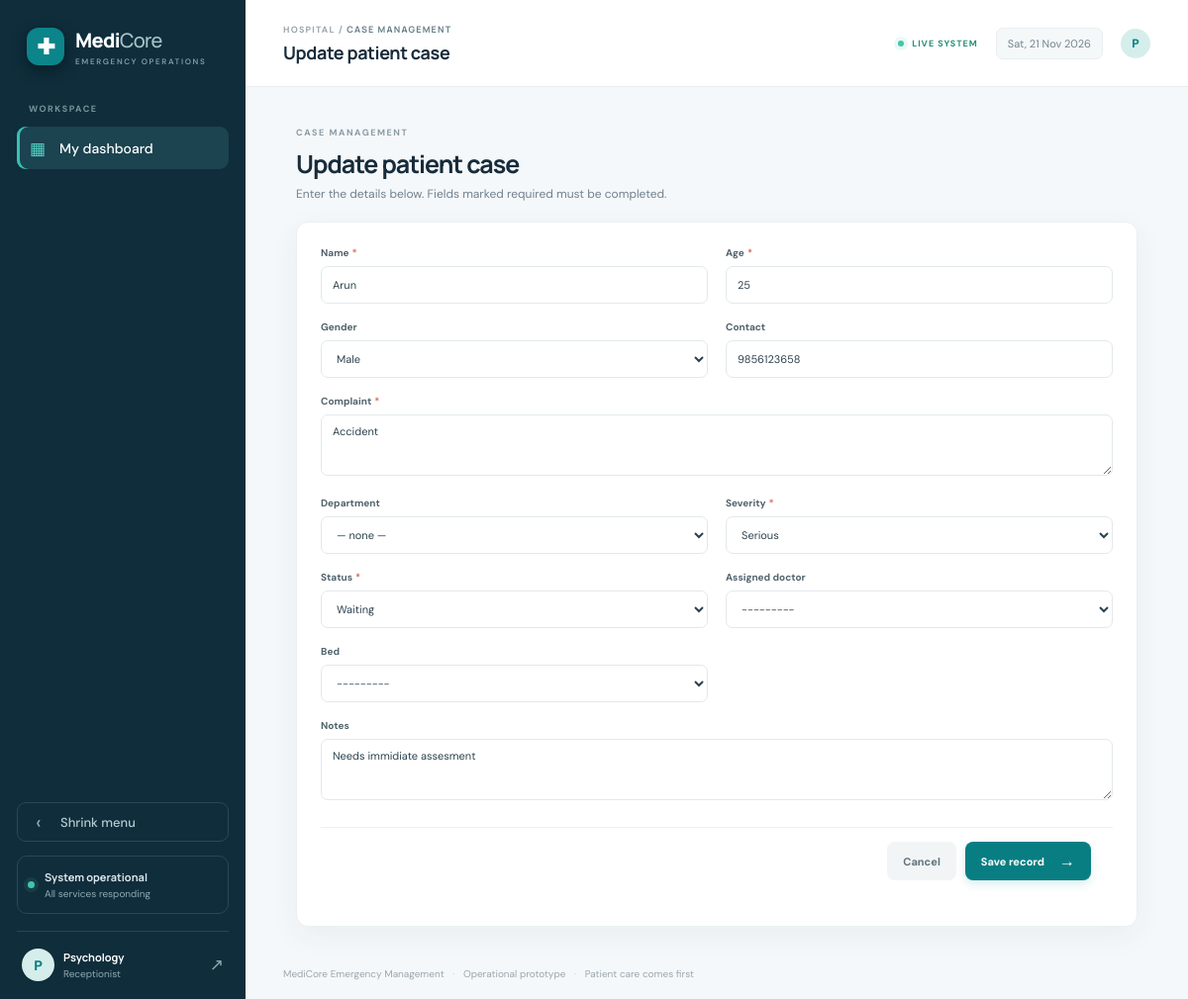
The app's page /staff/patients/15/edit/ (signed in) with its own data.
### core/models.py (models this page shows, shortened)
class StaffProfile(models.Model):
    ROLE_CHOICES = [(x, x) for x in ["Admin", "Doctor", "Nurse", "Triage Staff", "Receptionist", "Front Desk", "Pharmacist", "Lab Technician", "Booking Clerk"]]
    STATUS_CHOICES = [("Available", "Available"), ("Busy", "Busy"), ("Off Duty", "Off Duty")]
    user = models.OneToOneField(User, on_delete=models.CASCADE, null=True, blank=True)
    full_name = models.CharField(max_length=120)
    role = models.CharField(max_length=20, choices=ROLE_CHOICES)
    department = models.CharField(max_length=100, blank=True)
    phone = models.CharField(max_length=25, blank=True)
    status = models.CharField(max_length=15, choices=STATUS_CHOICES, default="Available")
    shift_start = models.TimeField(null=True, blank=True)
    shift_end = models.TimeField(null=True, blank=True)
    on_leave = models.BooleanField(default=False)
    leave_note = models.CharField(max_length=150, blank=True)
    counter = models.CharField(max_length=40, blank=True)   # desk / counter they work at
    skills = models.CharField(max_length=300, blank=True)   # comma separated skills / specialities

class Patient(models.Model):
    SEVERITY = [("Critical", "Critical"), ("Serious", "Serious"), ("Stable", "Stable"), ("Not triaged", "Not triaged")]
    STATUS = [("Waiting", "Waiting"), ("In Treatment", "In Treatment"), ("Admitted", "Admitted"), ("Discharged", "Discharged")]
    name = models.CharField(max_length=120)
    age = models.PositiveSmallIntegerField()
    gender = models.CharField(max_length=20, blank=True)
    contact = models.CharField(max_length=25, blank=True)
    complaint = models.TextField()
    department = models.CharField(max_length=100, blank=True)   # department the patient belongs to
    arrival_time = models.DateTimeField(auto_now_add=True)
    severity = models.CharField(max_length=20, choices=SEVERITY, default="Not triaged")
    status = models.CharField(max_length=20, choices=STATUS, default="Waiting")
    assigned_doctor = models.ForeignKey(StaffProfile, null=True, blank=True, on_delete=models.SET_NULL, related_name="patients")
    bed = models.ForeignKey("Bed", null=True, blank=True, on_delete=models.SET_NULL, related_name="patients")
    notes = models.TextField(blank=True)

### core/views.py (the view, shortened to what this page needs)
# urls.py: path("staff/patients/<int:pk>/edit/", views.staff_patient_edit, name="staff_patient_edit"),
@staff_required
def staff_patient_edit(request, pk):
    patient = get_object_or_404(Patient, pk=pk)
    form_class = staff_patient_form(request.user.staffprofile.role, False)
    if form_class is None:
        messages.error(request, "Your role cannot update patient cases.")
        return redirect("staff_dashboard")
    form = form_class(request.POST or None, instance=patient)
    _limit_doctors_to_department(form, request.user.staffprofile)
    return render(request, "core/form.html", {"form": form, "heading": "Update patient case", "eyebrow": "CASE MANAGEMENT"})

### core/context.py (called while the page is built)
def asset_version(request):
    newest = 0
    for rel in ("css/app.css", "js/app.js"):
        try:
            newest = max(newest, int(os.path.getmtime(os.path.join(settings.BASE_DIR, "static", rel))))
        except OSError:
            pass
    return {"asset_version": newest}

def notifications(request):
    n = 0
    user = request.user
    if user.is_authenticated:
        from .permissions import role_of
        from .models import Medicine, LabTest, Referral, SupplyRequest
        role = role_of(user)
        if role == "pharmacist":
            n = Medicine.objects.filter(status="Prescribed").count()
        elif role == "lab":
            n = LabTest.objects.filter(status="Requested").count()
        elif role == "department":
            n = Referral.objects.filter(to_department=user.department_account.name, status="Pending").count()
        elif role == "admin":
            n = SupplyRequest.objects.filter(status="Requested").count()
    return {"badge_new": n}

### core/forms.py (called while the page is built)
def staff_patient_form(role, creating):
    fields = STAFF_PATIENT_FIELDS.get((role, creating))
    if fields is None:
        return None
    return forms.modelform_factory(Patient, form=PatientForm, fields=fields)

### core/permissions.py (called while the page is built)
def role_of(user):
    if not user.is_authenticated:
        return None
    if user.is_staff:
        return "admin"
    sp = getattr(user, "staffprofile", None)
    if sp is None:
        return "department" if hasattr(user, "department_account") else None
    if sp.role == "Doctor":
        return "doctor"
    if sp.role == "Pharmacist":
        return "pharmacist"
    if sp.role == "Lab Technician":
        return "lab"
    return "staff"

def _require(*roles):
    def decorator(view):
        @wraps(view)
        def wrapper(request, *args, **kwargs):
            current = role_of(request.user)
            if current in roles:
                return view(request, *args, **kwargs)
            if current:
                return redirect(HOME[current])
            return redirect(LOGIN[roles[0]])
        return wrapper
    return decorator

### core/views.py (called while the page is built)
def _limit_doctors_to_department(form, member):
    if "assigned_doctor" in form.fields and member.department and member.counter == DEPT_RECEPTION:
        form.fields["assigned_doctor"].queryset = form.fields["assigned_doctor"].queryset.filter(department=member.department)

### templates/core/form.html (shortened to what this page needs)
{% extends "base.html" %}{% block crumb %}{{ eyebrow }}{% endblock %}{% block page_title %}{{ heading }}{% endblock %}
{% block content %}<div class="form-page"><div class="form-heading"><span class="eyebrow">{{ eyebrow }}</span><h1>{{ heading }}</h1><p class="muted">Enter the details below. Fields marked required must be completed.</p></div><div class="panel form-panel"><form method="post"><div class="form-grid">{% for field in form %}<div class="field {% if field.name == 'complaint' or field.name == 'notes' %}field-wide{% endif %}"><label for="{{ field.id_for_label }}">{{ field.label }}{% if field.field.required %}<i>*</i>{% endif %}</label>{{ field }}</div>{% endfor %}</div><div class="form-actions"><a class="btn btn-quiet" href="javascript:history.back()">Cancel</a><button class="btn btn-primary" type="submit">Save record <span>→</span></button></div></form></div></div>{% endblock %}

### templates/base.html (shortened to what this page needs)
{% load static %}
<!doctype html><html lang="en"><head><meta charset="utf-8"><meta name="viewport" content="width=device-width, initial-scale=1">
<link rel="stylesheet" href="{% static 'css/app.css' %}?v={{ asset_version }}"></head><body>
{% if user.is_authenticated %}
<div class="app-shell{% if preview %} collapsed{% endif %}"{% if preview %} data-preview="1"{% endif %}>
<aside class="sidebar"><a class="brand" href="{% url 'dashboard' %}"><span class="brand-mark">✚</span><span>Medi<span class="brand-light">Core</span><small>EMERGENCY OPERATIONS</small></span></a>
<div class="side-label">WORKSPACE</div>
<nav>
{% if user.is_staff %}
<a href="{% url 'dashboard' %}" class="{% if request.resolver_match.url_name == 'dashboard' %}active{% endif %}" title="Overview"><span>▦</span> Overview</a>
<a href="{% url 'staff' %}" class="{% if request.resolver_match.url_name == 'staff' or request.resolver_match.url_name == 'team_preview' %}active{% endif %}" title="Staff directory"><span>♙</span> Staff directory</a>
<a href="{% url 'hospital' %}" class="{% if request.resolver_match.url_name == 'hospital' %}active{% endif %}" title="Hospital directory"><span>⌂</span> Hospital directory</a>
<a href="{% url 'patients' %}" class="{% if 'patient' in request.resolver_match.url_name %}active{% endif %}" title="Patient directory"><span>♡</span> Patient directory</a>
<a href="{% url 'beds' %}" class="{% if 'bed' in request.resolver_match.url_name or 'ward' in request.resolver_match.url_name %}active{% endif %}" title="Beds &amp; wards"><span>▤</span> Beds & wards</a>
<a href="{% url 'ambulances' %}" title="Ambulances"><span>🚑</span> Ambulances</a>
<a href="{% url 'reports' %}" title="Reports"><span>◷</span> Reports</a>
<a href="{% url 'supply_requests' %}" class="{% if request.resolver_match.url_name == 'supply_requests' %}active{% endif %}" title="Requests"><span>✉</span> Requests{% if badge_new %}<em class="nav-badge">{{ badge_new }}</em>{% endif %}</a>
{% else %}
<a href="{% url 'staff_dashboard' %}" class="active" title="My dashboard"><span>▦</span> My dashboard</a>
{% endif %}
</nav><div class="sidebar-bottom"><button type="button" class="side-toggle" aria-expanded="true" title="Shrink menu"><span class="tg-icon">‹</span><span class="tg-label">Shrink menu</span></button><div class="secure-note"><span class="pulse"></span><div><b>System operational</b><small>All services responding</small></div></div><div class="user-mini"><div class="avatar">{{ user.username|first|upper }}</div><div><b>{{ user.get_full_name|default:user.username }}</b><small>{% if user.is_staff %}Admin{% elif user.department_account %}Department{% elif user.staffprofile.role == "Doctor" %}Doctor{% else %}{{ user.staffprofile.role }}{% endif %}</small></div><form method="post" action="{% url 'logout' %}" class="logout-form">{% csrf_token %}<button type="submit" title="Sign out">↗</button></form></div></div></aside>
<main class="main-area"><header class="topbar"><div><div class="breadcrumb">HOSPITAL / <b>{% block crumb %}OVERVIEW{% endblock %}</b></div><div class="top-title">{% block page_title %}Emergency overview{% endblock %}</div></div><div class="top-actions"><span class="live-pill"><i></i> LIVE SYSTEM</span><span class="date-chip">{% now "D, d M Y" %}</span><div class="avatar avatar-small">{{ user.username|first|upper }}</div></div></header>
<section class="page-content">{% block content %}{% endblock %}</section>
<footer class="footer">MediCore Emergency Management <span>·</span> Operational prototype <span>·</span> Patient care comes first</footer>
</main></div>
{% else %}{% block auth_content %}{% endblock %}{% endif %}
<script src="{% static 'js/app.js' %}?v={{ asset_version }}"></script></body></html>

### records on screen
Patient: form "Arun" "25" "Male" "9856123658" "Accident" "— none —" "Serious" "Waiting" "---------" "---------" "Needs immidiate assesment"

### other values on screen
{{ user.username|first|upper }} "P"
{{ user.get_full_name|default:user.username }} "Psychology"
{{ user.staffprofile.role }} "Receptionist"
{{ eyebrow }} "CASE MANAGEMENT"
{{ heading }} "Update patient case"
{{ field.label }} "Name" "Age" "Gender" "Contact" "Complaint" "Department" "Severity" "Status" "Assigned doctor" "Bed" "Notes"
